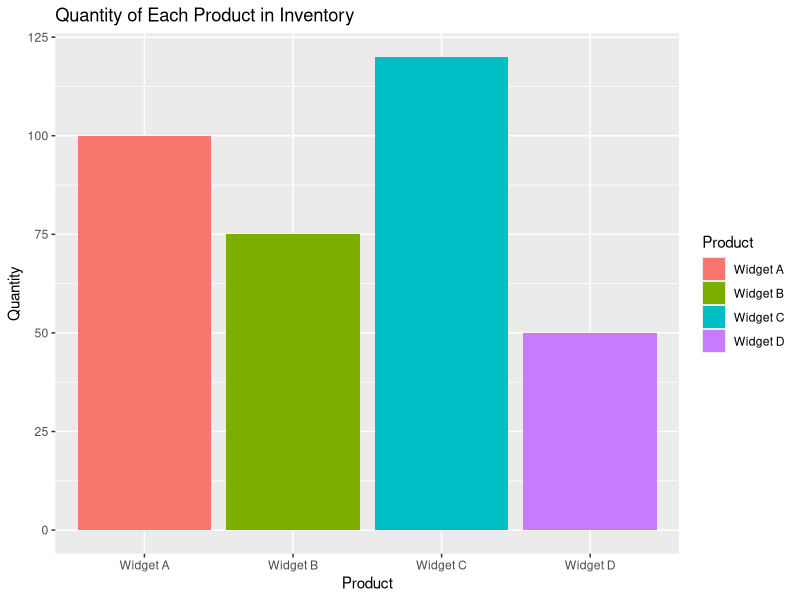
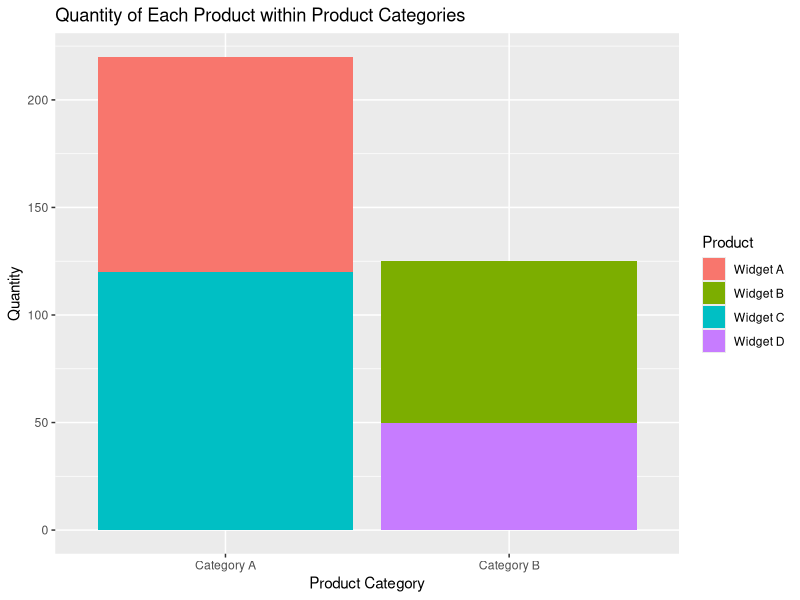

Recreate these plots in R, in order. (Note: this script raises an error after producing the figures.)
# Create a dataframe with the given inventory data
inventory_data <- data.frame(
  Product = c("Widget A", "Widget B", "Widget C", "Widget D"),
  Quantity = c(100, 75, 120, 50),
  Price = c(10.00, 15.00, 8.50, 20.00)
)

# Display the dataframe
print(inventory_data)

# a. Bar Chart for Quantity of Each Product
# Using ggplot2

# Install and load necessary packages
install.packages("ggplot2")
library(ggplot2)

# Create a bar chart
ggplot(inventory_data, aes(x = Product, y = Quantity, fill = Product)) +
  geom_bar(stat = "identity") +
  labs(title = "Quantity of Each Product in Inventory",
       x = "Product",
       y = "Quantity",
       fill = "Product")

# b. Stacked Bar Chart for Quantity within Product Categories
# Assuming you have a column named 'Category' for different product categories

# Add a Category column to the dataframe
inventory_data$Category <- c("Category A", "Category B", "Category A", "Category B")

# Create a stacked bar chart
ggplot(inventory_data, aes(x = Category, y = Quantity, fill = Product)) +
  geom_bar(stat = "identity") +
  labs(title = "Quantity of Each Product within Product Categories",
       x = "Product Category",
       y = "Quantity",
       fill = "Product")

# c. Table for Inventory Data
# Using the 'kable' function from the 'knitr' package

# Install and load necessary packages
install.packages("knitr")
library(knitr)

# Display the table
kable(inventory_data, caption = "Inventory Data for Each Product") %>%
  kable_styling()

# Label the table elements accordingly.
